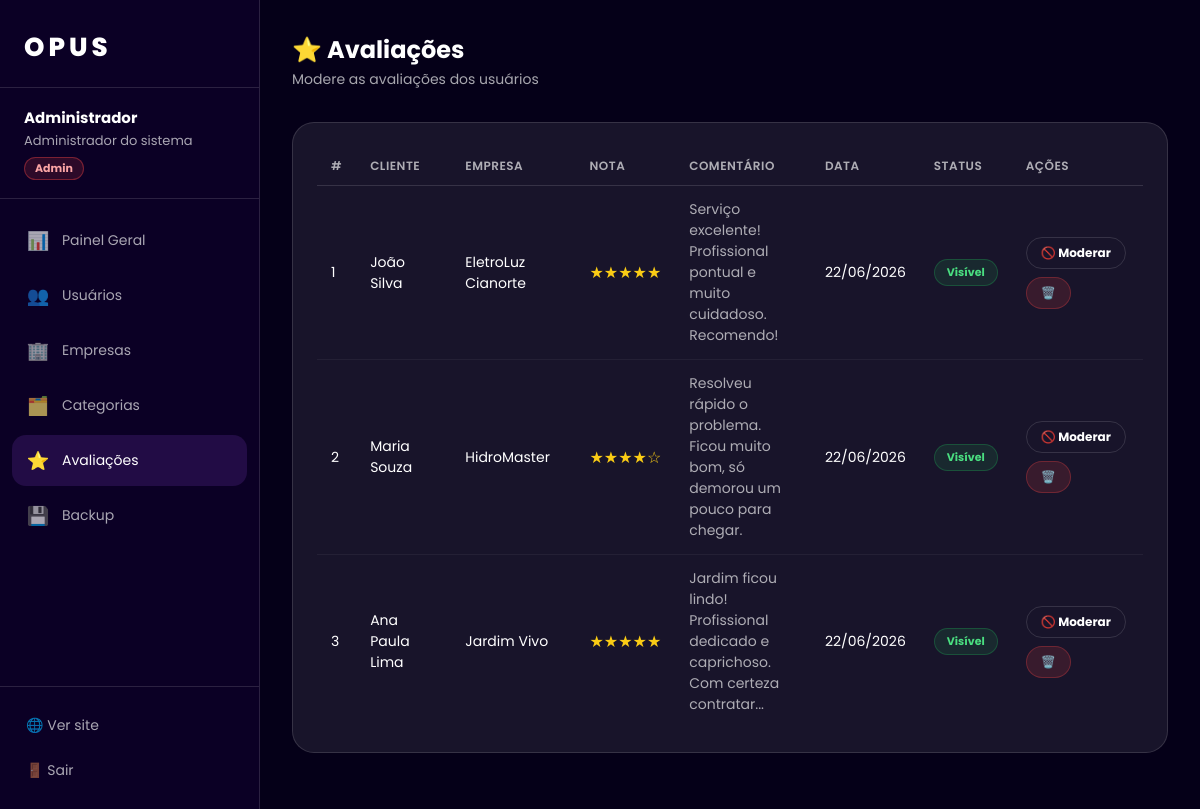
The page /admin.php?aba=avaliacoes (signed in) on the database its author committed.
### tables this page shows
CREATE TABLE `avaliacao` (
  `id` int(11) NOT NULL AUTO_INCREMENT,
  `usuario_id` int(11) NOT NULL,
  `empresa_id` int(11) NOT NULL,
  `solicitacao_id` int(11) DEFAULT NULL,
  `nota` int(11) NOT NULL CHECK (`nota` >= 1 and `nota` <= 5),
  `comentario` text DEFAULT NULL,
  `moderado` tinyint(1) DEFAULT 0,
  `data` datetime DEFAULT current_timestamp(),
  PRIMARY KEY (`id`),
  UNIQUE KEY `solicitacao_id` (`solicitacao_id`),
  KEY `usuario_id` (`usuario_id`),
  KEY `empresa_id` (`empresa_id`),
  CONSTRAINT `avaliacao_ibfk_1` FOREIGN KEY (`usuario_id`) REFERENCES `usuario` (`id`) ON DELETE CASCADE,
  CONSTRAINT `avaliacao_ibfk_2` FOREIGN KEY (`empresa_id`) REFERENCES `empresa` (`id`) ON DELETE CASCADE,
  CONSTRAINT `avaliacao_ibfk_3` FOREIGN KEY (`solicitacao_id`) REFERENCES `solicitacao` (`id`) ON DELETE SET NULL
);

CREATE TABLE `usuario` (
  `id` int(11) NOT NULL AUTO_INCREMENT,
  `nome` varchar(100) NOT NULL,
  `email` varchar(100) NOT NULL,
  `senha` varchar(255) NOT NULL,
  `telefone` varchar(20) DEFAULT NULL,
  `endereco` varchar(150) DEFAULT NULL,
  `cidade` varchar(100) DEFAULT NULL,
  `estado` varchar(50) DEFAULT NULL,
  `tipo` enum('cliente','empresa','admin') DEFAULT 'cliente',
  `criado_em` datetime DEFAULT current_timestamp(),
  PRIMARY KEY (`id`),
  UNIQUE KEY `email` (`email`)
);

CREATE TABLE `empresa` (
  `id` int(11) NOT NULL AUTO_INCREMENT,
  `usuario_id` int(11) DEFAULT NULL,
  `nome` varchar(100) NOT NULL,
  `cnpj` varchar(20) DEFAULT NULL,
  `email` varchar(100) DEFAULT NULL,
  `telefone` varchar(20) DEFAULT NULL,
  `endereco` varchar(150) DEFAULT NULL,
  `cidade` varchar(100) DEFAULT NULL,
  `estado` varchar(50) DEFAULT NULL,
  `descricao` text DEFAULT NULL,
  `ativo` tinyint(1) DEFAULT 1,
  `criado_em` datetime DEFAULT current_timestamp(),
  PRIMARY KEY (`id`),
  UNIQUE KEY `usuario_id` (`usuario_id`),
  UNIQUE KEY `cnpj` (`cnpj`),
  CONSTRAINT `empresa_ibfk_1` FOREIGN KEY (`usuario_id`) REFERENCES `usuario` (`id`) ON DELETE CASCADE
);

### includes/auth.php (called while the page is built, shortened)
<?php
function e(string $str): string {
    return htmlspecialchars($str, ENT_QUOTES, 'UTF-8');
}
function formatStars(int $nota): string {
    return str_repeat('★', $nota) . str_repeat('☆', 5 - $nota);
}

### admin.php (the view, shortened to what this page needs)
<?php
require_once 'includes/auth.php';
$db   = getDB();
$nome = $_SESSION['nome'];
$aba = $_GET['aba'] ?? 'painel';
$totalUsers = $db->query("SELECT COUNT(*) FROM usuario WHERE tipo='cliente'")->fetchColumn();
$totalEmps  = $db->query("SELECT COUNT(*) FROM empresa")->fetchColumn();
$totalSols  = $db->query("SELECT COUNT(*) FROM solicitacao")->fetchColumn();
$totalAv    = $db->query("SELECT COUNT(*) FROM avaliacao")->fetchColumn();
$avaliacoes = $db->query("SELECT a.*, u.nome as u_nome, e.nome as e_nome FROM avaliacao a JOIN usuario u ON u.id=a.usuario_id JOIN empresa e ON e.id=a.empresa_id ORDER BY a.data DESC")->fetchAll();
?>
<!DOCTYPE html>
<html lang="pt-BR">
<head>
<link rel="stylesheet" href="assets/css/dashboard.css">
</head>
<body>
<aside class="sidebar">
  <a href="index.php" class="sidebar-brand" style="text-decoration:none;color:#fff;">OPUS</a>
  <div class="sidebar-user">
    <strong><?= e($nome) ?></strong>
    <span>Administrador do sistema</span>
    <div class="sidebar-badge admin">Admin</div>
  </div>
  <nav class="sidebar-nav">
    <a href="?aba=painel"     class="<?= $aba==='painel'?'active':'' ?>"><span class="icon">📊</span> Painel Geral</a>
    <a href="?aba=usuarios"   class="<?= $aba==='usuarios'?'active':'' ?>"><span class="icon">👥</span> Usuários</a>
    <a href="?aba=empresas"   class="<?= $aba==='empresas'?'active':'' ?>"><span class="icon">🏢</span> Empresas</a>
    <a href="?aba=categorias" class="<?= $aba==='categorias'?'active':'' ?>"><span class="icon">🗂️</span> Categorias</a>
    <a href="?aba=avaliacoes" class="<?= $aba==='avaliacoes'?'active':'' ?>"><span class="icon">⭐</span> Avaliações</a>
    <a href="backup.php"><span class="icon">💾</span> Backup</a>
  </nav>
  <div class="sidebar-footer">
    <a href="index.php">🌐 Ver site</a>
    <a href="logout.php">🚪 Sair</a>
  </div>
</aside>
<main class="main">
  <?php if ($aba === 'painel'): ?>
  <div class="topbar"><div><h1>📊 Painel Administrativo</h1><p>Visão geral da plataforma</p></div></div>
  <div class="stats-row">
    <div class="stat-card"><div class="label">Clientes</div><div class="value"><?= $totalUsers ?></div><div class="sub">cadastrados</div></div>
    <div class="stat-card"><div class="label">Empresas</div><div class="value" style="color:var(--blue)"><?= $totalEmps ?></div><div class="sub">ativas</div></div>
    <div class="stat-card"><div class="label">Solicitações</div><div class="value" style="color:var(--yellow)"><?= $totalSols ?></div><div class="sub">total</div></div>
    <div class="stat-card"><div class="label">Avaliações</div><div class="value" style="color:#facc15"><?= $totalAv ?></div><div class="sub">registradas</div></div>
  </div>
  <div style="display:grid;grid-template-columns:1fr 1fr 1fr;gap:20px">
    <div class="card">
      <div class="card-header"><h2>👥 Usuários</h2></div>
      <p style="color:var(--muted);font-size:14px">Gerencie clientes cadastrados, visualize atividade e remova contas quando necessário.</p>
      <div style="margin-top:16px"><a href="?aba=usuarios" class="btn btn-primary btn-sm">Acessar</a></div>
    </div>
    <div class="card">
      <div class="card-header"><h2>🏢 Empresas</h2></div>
      <p style="color:var(--muted);font-size:14px">Ative, suspenda ou remova empresas prestadoras de serviço da plataforma.</p>
      <div style="margin-top:16px"><a href="?aba=empresas" class="btn btn-primary btn-sm">Acessar</a></div>
    </div>
    <div class="card">
      <div class="card-header"><h2>🗂️ Categorias</h2></div>
      <p style="color:var(--muted);font-size:14px">Organize o catálogo criando e editando as categorias de serviços disponíveis.</p>
      <div style="margin-top:16px"><a href="?aba=categorias" class="btn btn-primary btn-sm">Acessar</a></div>
    </div>
  </div>
  <?php elseif ($aba === 'avaliacoes'): ?>
  <div class="topbar"><div><h1>⭐ Avaliações</h1><p>Modere as avaliações dos usuários</p></div></div>
  <div class="card">
    <table>
      <thead><tr><th>#</th><th>Cliente</th><th>Empresa</th><th>Nota</th><th>Comentário</th><th>Data</th><th>Status</th><th>Ações</th></tr></thead>
      <tbody>
      <?php foreach ($avaliacoes as $av): ?>
        <tr>
          <td><?= $av['id'] ?></td>
          <td><?= e($av['u_nome']) ?></td>
          <td><?= e($av['e_nome']) ?></td>
          <td><span class="stars"><?= formatStars($av['nota']) ?></span></td>
          <td style="max-width:180px;color:var(--muted)"><?= e(mb_strimwidth($av['comentario'],0,80,'...')) ?: '<em>Sem comentário</em>' ?></td>
          <td><?= date('d/m/Y',strtotime($av['data'])) ?></td>
          <td><span class="badge <?= $av['moderado'] ? 'badge-inactive' : 'badge-active' ?>"><?= $av['moderado'] ? 'Moderado' : 'Visível' ?></span></td>
          <td>
            <div class="btn-group">
              <a href="?aba=avaliacoes&moderar_av=<?= $av['id'] ?>" class="btn btn-outline btn-sm"><?= $av['moderado'] ? '👁️ Reativar' : '🚫 Moderar' ?></a>
              <a href="?aba=avaliacoes&del_av=<?= $av['id'] ?>" class="btn btn-danger btn-sm" onclick="return confirm('Excluir avaliação?')">🗑️</a>
            </div>
          </td>
        </tr>
      <?php endforeach; ?>
      </tbody>
    </table>
  </div>
  <?php endif; ?>
</main>
</body>
</html>

### assets/css/dashboard.css (style rules this page uses)
:root { --bg: #050018; --sidebar: #0b0025; --card: rgba(255,255,255,.08); --card2: rgba(255,255,255,.13); --text: #fff; --muted: rgba(255,255,255,.65); --purple: #a855f7; --purple2: #7c3aed; --line: rgba(255,255,255,.13); --green: #22c55e; --yellow: #eab308; --red: #ef4444; --blue: #3b82f6; --sidebar-w: 260px; }
* { margin:0; padding:0; box-sizing:border-box; }
html { scroll-behavior:smooth; }
body { font-family:Poppins,Arial,sans-serif; background:var(--bg); color:var(--text); display:flex; min-height:100vh; }
a { text-decoration:none; color:inherit; }
.sidebar { width: var(--sidebar-w); background: var(--sidebar); border-right: 1px solid var(--line); display: flex; flex-direction: column; position: fixed; top:0; left:0; bottom:0; z-index: 30; transition: transform .3s; }
.sidebar-brand { padding: 28px 24px 20px; font-size: 26px; font-weight: 800; letter-spacing: 4px; border-bottom: 1px solid var(--line); }
.sidebar-user { padding: 18px 24px; border-bottom: 1px solid var(--line); font-size: 13px; color: var(--muted); }
.sidebar-user strong { display:block; color:#fff; font-size:15px; margin-bottom:2px; }
.sidebar-badge { display: inline-block; padding: 2px 10px; border-radius: 999px; font-size: 11px; font-weight: 700; margin-top: 6px; background: rgba(168,85,247,.2); border: 1px solid rgba(168,85,247,.4); color: #d8b4fe; }
.sidebar-badge.admin { background:rgba(239,68,68,.15); border-color:rgba(239,68,68,.4); color:#fca5a5; }
nav.sidebar-nav { flex:1; padding:16px 12px; overflow-y:auto; }
.sidebar-nav a { display: flex; align-items: center; gap: 12px; padding: 12px 14px; border-radius: 14px; font-size: 14px; color: var(--muted); transition: .25s; margin-bottom: 4px; }
.sidebar-nav a:hover, .sidebar-nav a.active { background: rgba(168,85,247,.15); color: #fff; }
.sidebar-nav a .icon { font-size: 18px; width:24px; text-align:center; }
.sidebar-footer { padding: 16px 12px; border-top: 1px solid var(--line); }
.sidebar-footer a { display:flex; align-items:center; gap:10px; padding:12px 14px; border-radius:14px; font-size:14px; color:var(--muted); transition:.25s; }
.main { margin-left: var(--sidebar-w); flex: 1; padding: 32px; min-height: 100vh; }
.topbar { display: flex; align-items: center; justify-content: space-between; margin-bottom: 32px; }
.topbar h1 { font-size: 24px; font-weight: 700; }
.topbar p { color: var(--muted); font-size:14px; margin-top:2px; }
.card { background: var(--card); border: 1px solid var(--line); border-radius: 22px; padding: 24px; margin-bottom: 24px; }
table { width:100%; border-collapse:collapse; font-size:14px; }
th { text-align:left; padding:10px 14px; color:var(--muted); font-weight:600; border-bottom:1px solid var(--line); font-size:12px; text-transform:uppercase; letter-spacing:.5px; }
td { padding:13px 14px; border-bottom:1px solid rgba(255,255,255,.05); vertical-align:middle; }
tr:last-child td { border-bottom:none; }
.badge { display:inline-flex; align-items:center; padding:4px 12px; border-radius:999px; font-size:11px; font-weight:700; }
.badge-active { background:rgba(34,197,94,.12); color:#4ade80; border:1px solid rgba(34,197,94,.25); }
.btn { display:inline-flex; align-items:center; gap:7px; padding:9px 18px; border-radius:999px; font-size:13px; font-weight:700; border:0; transition:.25s; }
.btn-outline { background:transparent; border:1px solid var(--line); color:var(--text); }
.btn-danger { background:rgba(239,68,68,.15); color:#f87171; border:1px solid rgba(239,68,68,.3); }
.btn-sm { padding:6px 14px; font-size:12px; }
.btn-group { display:flex; gap:8px; flex-wrap:wrap; }
.stars { color:#facc15; font-size:16px; }

### rows shown on the page
avaliacao: id "1", usuario.nome "João Silva", empresa.nome "EletroLuz Cianorte", nota "★★★★★", comentario "Serviço excelente! Profissional pontual e muito cuidadoso. Recomendo!", data "22/06/2026", moderado "Visível"
avaliacao: id "2", usuario.nome "Maria Souza", empresa.nome "HidroMaster", nota "★★★★☆", comentario "Resolveu rápido o problema. Ficou muito bom, só demorou um pouco para chegar.", data "22/06/2026", moderado "Visível"
avaliacao: id "3", usuario.nome "Ana Paula Lima", empresa.nome "Jardim Vivo", nota "★★★★★", comentario "Jardim ficou lindo! Profissional dedicado e caprichoso. Com certeza contratar...", data "22/06/2026", moderado "Visível"

### other values the page prints
$nome "Administrador"
